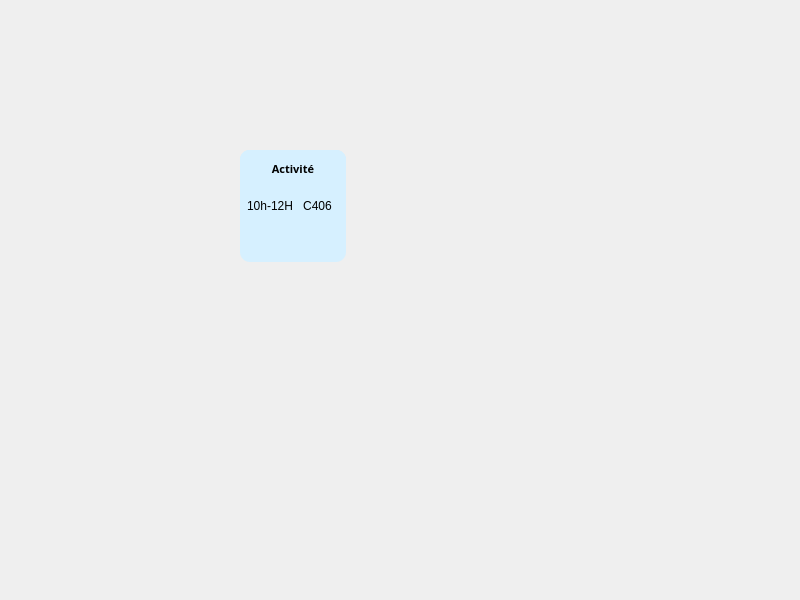
<?xml version="1.0" encoding="UTF-8"?>
<ui version="4.0">
 <class>MainWindow</class>
 <widget class="QMainWindow" name="MainWindow">
  <property name="geometry">
   <rect>
    <x>0</x>
    <y>0</y>
    <width>800</width>
    <height>600</height>
   </rect>
  </property>
  <property name="windowTitle">
   <string>MainWindow</string>
  </property>
  <widget class="QWidget" name="centralwidget">
   <widget class="QWidget" name="widget" native="true">
    <property name="geometry">
     <rect>
      <x>240</x>
      <y>150</y>
      <width>106</width>
      <height>112</height>
     </rect>
    </property>
    <property name="styleSheet">
     <string notr="true">QWidget{
	background-color: rgb(214, 240, 255);
	border-top-left-radius: 10px;
	border-top-right-radius: 10px;
	border-bottom-left-radius: 10px;
	border-bottom-right-radius: 10px;
}</string>
    </property>
    <layout class="QVBoxLayout" name="verticalLayout">
     <property name="spacing">
      <number>0</number>
     </property>
     <property name="leftMargin">
      <number>0</number>
     </property>
     <property name="topMargin">
      <number>0</number>
     </property>
     <property name="rightMargin">
      <number>0</number>
     </property>
     <property name="bottomMargin">
      <number>0</number>
     </property>
     <item>
      <widget class="QFrame" name="frame">
       <property name="frameShape">
        <enum>QFrame::StyledPanel</enum>
       </property>
       <property name="frameShadow">
        <enum>QFrame::Raised</enum>
       </property>
       <layout class="QVBoxLayout" name="verticalLayout_2">
        <property name="spacing">
         <number>0</number>
        </property>
        <property name="leftMargin">
         <number>0</number>
        </property>
        <property name="topMargin">
         <number>0</number>
        </property>
        <property name="rightMargin">
         <number>0</number>
        </property>
        <property name="bottomMargin">
         <number>0</number>
        </property>
        <item>
         <widget class="QLabel" name="label_4">
          <property name="font">
           <font>
            <family>Sans Serif Collection</family>
            <pointsize>8</pointsize>
            <weight>75</weight>
            <bold>true</bold>
           </font>
          </property>
          <property name="text">
           <string>Activité</string>
          </property>
          <property name="alignment">
           <set>Qt::AlignCenter</set>
          </property>
         </widget>
        </item>
       </layout>
      </widget>
     </item>
     <item>
      <widget class="QFrame" name="frame_2">
       <property name="frameShape">
        <enum>QFrame::StyledPanel</enum>
       </property>
       <property name="frameShadow">
        <enum>QFrame::Raised</enum>
       </property>
       <layout class="QHBoxLayout" name="horizontalLayout_2">
        <property name="spacing">
         <number>3</number>
        </property>
        <property name="leftMargin">
         <number>7</number>
        </property>
        <property name="topMargin">
         <number>0</number>
        </property>
        <property name="rightMargin">
         <number>7</number>
        </property>
        <property name="bottomMargin">
         <number>0</number>
        </property>
        <item>
         <widget class="QLabel" name="label_3">
          <property name="text">
           <string>10h-12H</string>
          </property>
          <property name="alignment">
           <set>Qt::AlignCenter</set>
          </property>
         </widget>
        </item>
        <item>
         <widget class="QLabel" name="label">
          <property name="text">
           <string>C406</string>
          </property>
          <property name="alignment">
           <set>Qt::AlignCenter</set>
          </property>
         </widget>
        </item>
       </layout>
      </widget>
     </item>
     <item alignment="Qt::AlignRight|Qt::AlignTop">
      <widget class="QFrame" name="frame_3">
       <property name="frameShape">
        <enum>QFrame::StyledPanel</enum>
       </property>
       <property name="frameShadow">
        <enum>QFrame::Raised</enum>
       </property>
       <layout class="QHBoxLayout" name="horizontalLayout_3">
        <property name="spacing">
         <number>0</number>
        </property>
        <property name="leftMargin">
         <number>0</number>
        </property>
        <property name="topMargin">
         <number>0</number>
        </property>
        <property name="rightMargin">
         <number>0</number>
        </property>
        <property name="bottomMargin">
         <number>0</number>
        </property>
        <item>
         <widget class="QPushButton" name="pushButton">
          <property name="cursor">
           <cursorShape>PointingHandCursor</cursorShape>
          </property>
          <property name="text">
           <string/>
          </property>
          <property name="icon">
           <iconset resource="../ressources.qrc">
            <normaloff>:/icons/icons/plus-square.svg</normaloff>:/icons/icons/plus-square.svg</iconset>
          </property>
          <property name="iconSize">
           <size>
            <width>15</width>
            <height>15</height>
           </size>
          </property>
         </widget>
        </item>
       </layout>
      </widget>
     </item>
    </layout>
   </widget>
  </widget>
 </widget>
 <resources>
  <include location="../ressources.qrc"/>
 </resources>
 <connections/>
</ui>
